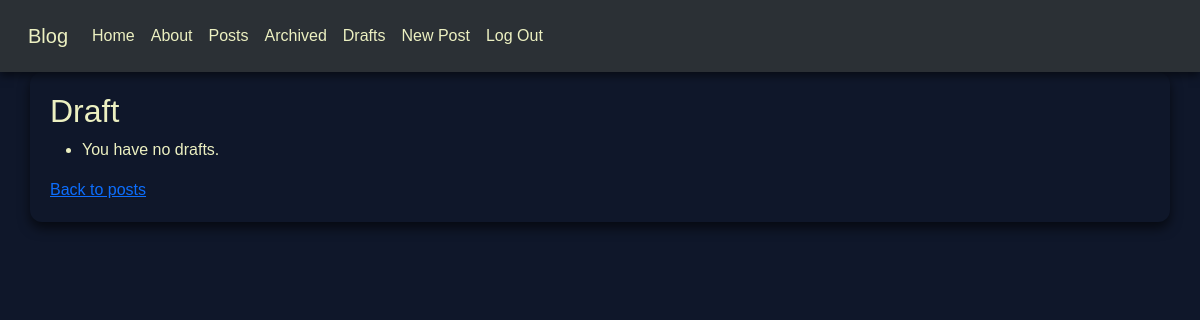
The page /posts/drafts/ (signed in) on the database as committed earlier.
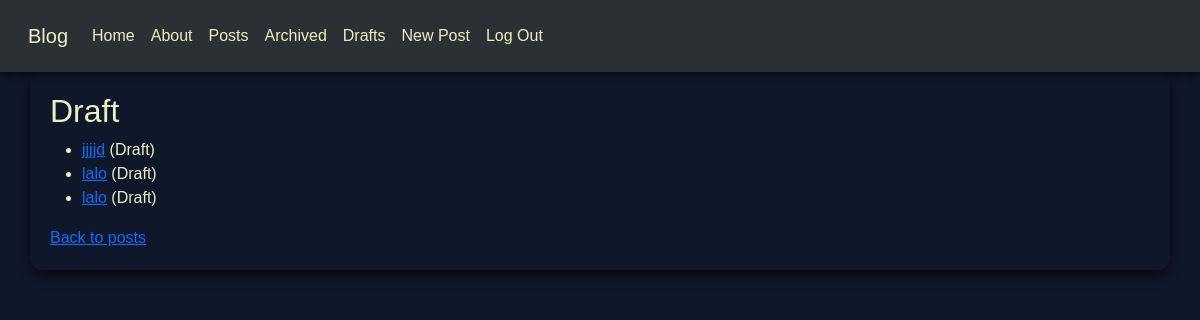
The same page on the database as committed later.
### posts/models.py (models this page shows, shortened)
class Post(models.Model):
    title = models.CharField(max_length=128)
    subtitle = models.CharField(max_length=256)
    body = models.TextField()
    author = models.ForeignKey(
        get_user_model(),
        on_delete=models.CASCADE
    )
    status = models.ForeignKey(
        Status,
        on_delete=models.CASCADE
    )
    created_on = models.DateTimeField(auto_now_add=True)

### posts/views.py (the view)
# urls.py: path("drafts/", views.DraftPostList.as_view(), name="drafts"),
class DraftPostList(LoginRequiredMixin, ListView):
    template_name = "posts/draft_list.html"
    model = Post
    def get_context_data(self, **kwargs):
        context = super().get_context_data(**kwargs)
        draft = Status.objects.get(name="draft")
        context["title"] = "Draft"
        context["post_list"] = (
            Post.objects
            .filter(status=draft)
            .filter(author=self.request.user)
            .order_by("-created_on")
        )
        return context

### templates/posts/draft_list.html
{% extends "base.html" %}
{% block content %}
<h2>{{ title }} </h2>
<ul>
  {% for post in post_list %}
  <li>
    <a href="{% url 'detail' post.id %}">{{ post.title }}</a>
    (Draft)
  </li>
  {% empty %}
  <li>You have no drafts.</li>
  {% endfor %}
</ul>
<a href="{% url 'list' %}">Back to posts</a>
{% endblock %}

Rows that differ between the two databases and show on the page:
added Post: title "jjjjd"
added Post: title "lalo"
added Post: title "lalo"
Other text that changed with them:
text no longer shown: "You have no drafts."
